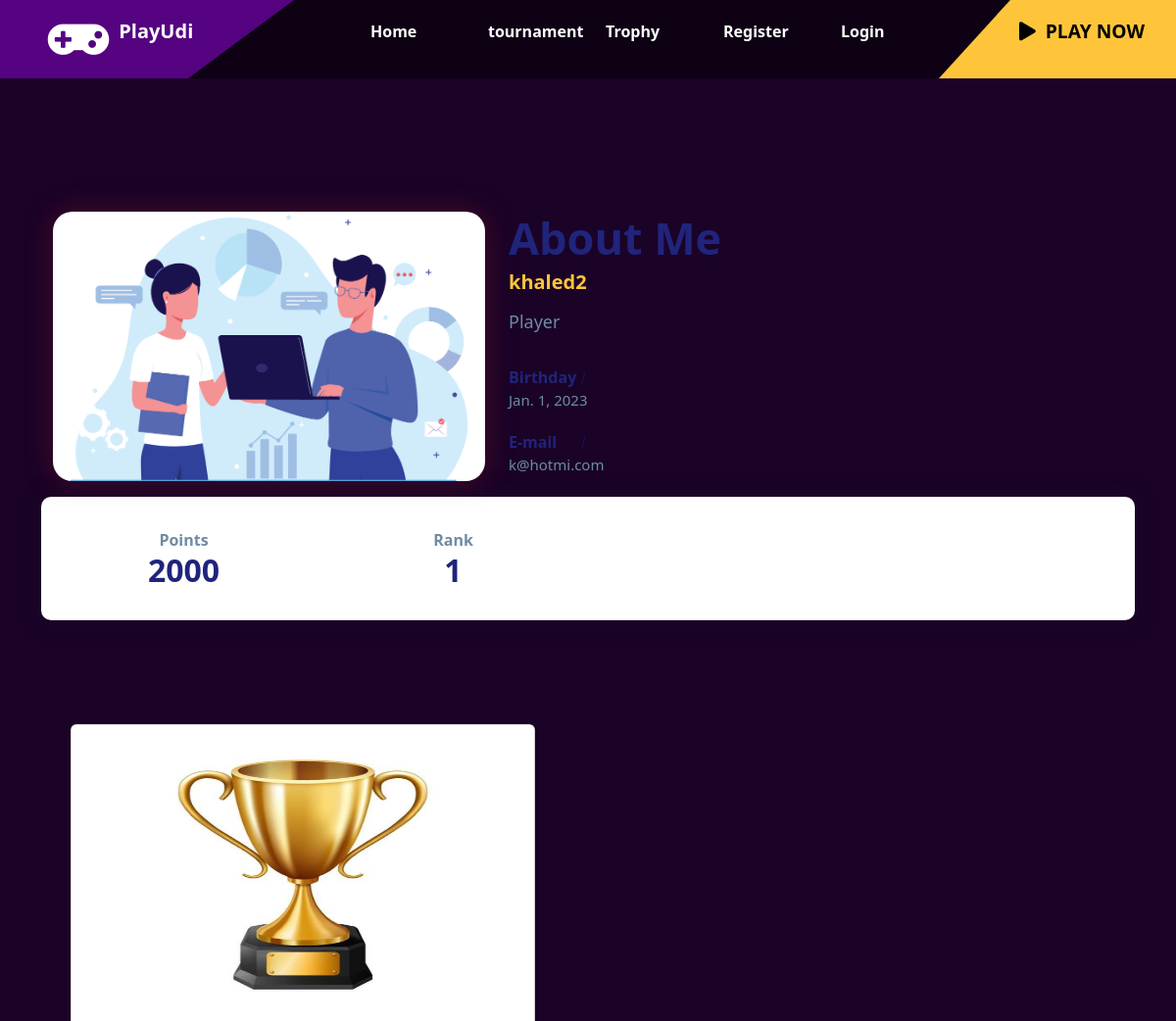
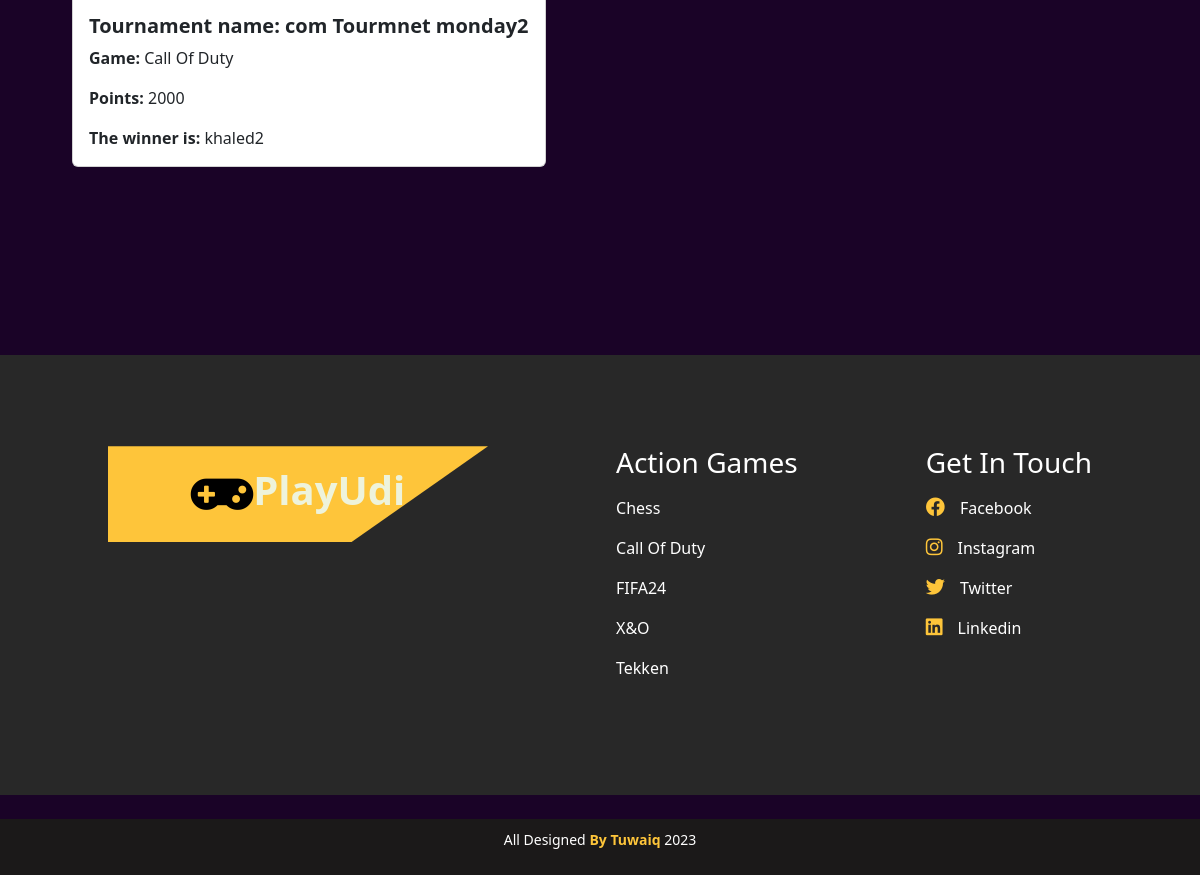
The page /accounts/profile/11/ on the database its author committed (2 pictures, top to bottom).
### tournament/models.py (models this page shows, shortened)
class Profile(models.Model):
    user_choices = (("1", "user"), ("2", "company"))
    user_ranks = (("nor", "Normal"),("pro", "Professional"), ('master', "Master"))
    user = models.OneToOneField(User, on_delete=models.CASCADE)
    bio=models.TextField(default="Player")
    birth_date = models.DateField(default="2000-10-10")
    avatar = models.ImageField(upload_to="images/", default="images/default.png")
    states = models.CharField(max_length=160,choices=user_choices, default="1")
    points = models.IntegerField(default=0)
    user_rank = models.CharField(max_length=160,choices=user_ranks, default="nor")

class Trophy(models.Model):
    winner = models.ForeignKey(Profile, on_delete=models.CASCADE, default=None)
    tournament = models.OneToOneField(Tournament, on_delete=models.CASCADE, default=None)
    points = models.IntegerField(default=0)

class Tournament(models.Model):
    user_choices = ((4, "4"), (8, "8"),(16,'16'),(32,'32'))
    user_choices_games = ((1, "Chess"), (2, "Takken"),(3,'x&o'),(4,'Call Of Duty'),(5,'FIFA24'))
    user_choices_trophy = ((100, "Bronze"), (200, "Sliver"),(300,'Gold'))
    name = models.CharField(max_length=100)
    description = models.CharField(max_length=2048, default="")
    number_of_players = models.IntegerField(choices=user_choices, default=1)
    game = models.IntegerField(choices=user_choices_games, default=1)
    trophy_for_tournament = models.IntegerField(choices=user_choices_trophy, default=100)
    owner = models.ForeignKey(Profile, on_delete=models.CASCADE, related_name='owned_tournaments')
    winner = models.ForeignKey(Profile, on_delete=models.CASCADE, related_name='won_tournament', null=True, blank=True, default=None)

### accounts/views.py (the view)
# urls.py: path('profile/<user_id>/', views.profile_page, name="profile_page"),
def profile_page(request:HttpRequest, user_id):
    profile = Profile.objects.get(user__id=user_id)
    trophies = Trophy.objects.filter(winner=profile)
    return render(request, "accounts/profile.html", {"profile" : profile, "trophies":trophies})

### accounts/templates/accounts/profile.html (shortened to what this page needs)
{% extends 'main/base.html' %}
{% block content %}
<div class="profileBody container ">
    <section class="sectionProfile about-section " id="about">
    <div class="container">
    <div class="row align-items-center flex-row">
        <div class="col-lg-5 py-3">
            <div class="about-avatar">
            <img class="imgProfile" src="{{profile.avatar.url}}" title="" alt="">
            </div>
            </div>
    <div class="col-lg-6">
    <div class="about-text go-to">
    <h3 class="dark-color">About Me</h3>
    <h6 class="theme-color lead">{{profile.user.username}} </h6>
    <p>{{profile.bio}} </p>
    <div class="row about-list">
    <div class="col-md-6">
    <div class="media">
    <label>Birthday</label>
    <p>{{profile.birth_date}}</p>
    </div>
    </div>
    </div>
    <div class="row about-list">
    <div class="col-md-6">
    <div class="media">
    <label>E-mail</label>
    <p>{{profile.user.email}}</p>
    </div>
</div>
    </div>
    </div>
    </div>
    </div>
    </div>
    <div class="counter">
    <div class="row">
    <div class="col-6 col-lg-3">
    <div class="count-data text-center">
      <p class="m-0px font-w-600">Points</p>
    <h6 class="count h2" data-to="500" data-speed="500">{{profile.points}}</h6>
    </div>
    </div>
    <div class="col-6 col-lg-3">
    <div class="count-data text-center">
      <p class="m-0px font-w-600">Rank</p>
    <h6 class="count h2" data-to="150" data-speed="150 {{ profile.user_rank }}">{{profile.get_user_rank_display}}</h6>
    </div>
    </div>
    </div>
    </div>
    <div class="profileDetails py-3 container">
        {% if profile.states == '1' %}
        <div class="row ds">
           {% for trophy in trophies %}
             <div class="col-6 col-lg-12 col-md-6" >
               <div class="card mb-5" >
                 {%if trophy.tournament.trophy_for_tournament >= 300%}<img src="/static/images/gold.jpg" width="100px" height="300px" class="card-img-top"> {%elif trophy.tournament.trophy_for_tournament >= 200%}<img src="/static/images/silver.jpg" width="100px" height="300px" class="card-img-top"> {%elif trophy.tournament.trophy_for_tournament < 200 %} <img src="/static/images/silverr.jpg" width="100px" height="300px" class="card-img-top">{%endif%}
                 <div class="card-body">
                   <h5 class="card-title"><strong>Tournament name:</strong> {{ trophy.tournament.name }}</h5>
                   <p class="card-text"><strong>Game:</strong> {{ trophy.tournament.get_game_display }}</p>
                   <p class="card-text"><strong>Points:</strong> {{ trophy.points }}</p>
                   <p class="card-text"><strong>The winner is:</strong> {{ trophy.winner.user.username }}</p>
            </div>
        {% endfor %}
        {% endif %}
    </div>
       </div>
        </div>
   </div>
</div>
{% endblock%}

### main/static/styles/stylee.css (style rules this page uses)
* { margin: 0; padding: 0; box-sizing: border-box; }
.profileDetails { display: flex; flex-direction: row; width: 100%; height: auto; margin-top: 90px; padding: 10px 30px; border-radius: 30px; }
.profileBody { color: #6F8BA4; margin-top:20px; }
.sectionProfile { padding: 100px 0; position: relative; }
.imgProfile { max-width: 100%; border-radius: 20px; box-shadow:0 0 30px rgb(197 40 40 / 26%); }
.imgProfile { vertical-align: middle; border-radius: 20px; border-style: none; }
.about-text h3 { font-size: 45px; font-weight: 700; margin: 0 0 6px; }
.about-text h6 { font-weight: 600; margin-bottom: 15px; }
.about-text p { font-size: 18px; max-width: 450px; }
.about-list { padding-top: 10px; }
.about-list .media { padding: 5px 0; }
.about-list label { color: #20247b; font-weight: 600; width: 88px; margin: 0; position: relative; }
.about-list label:after { content: ""; position: absolute; top: 0; bottom: 0; right: 11px; width: 1px; height: 12px; background: #20247b; -moz-transform: rotate(15deg); -o-transform: rotate(15deg); -ms-transform: rotate(15deg); -webkit-transform: rotate(15deg); transform: rotate(15deg); margin: auto; opacity: 0.5; }
.about-list p { margin: 0; font-size: 15px; }
.about-section .counter { padding: 22px 20px; background: #ffffff; border-radius: 10px; box-shadow: 0 0 30px rgba(31, 45, 61, 0.125); }
.about-section .counter .count-data { margin-top: 10px; margin-bottom: 10px; }
.about-section .counter .count { font-weight: 700; color: #20247b; margin: 0 0 5px; }
.about-section .counter p { font-weight: 600; margin: 0; }
.theme-color { color: #FEC53A; }
.dark-color { color: #20247b; }
:root { --color-body: #b6cbce; --color-heading: #eef3db; --color-base: #550381; --color-base2: hsl(300, 14%, 1%); --color-brand: #fec53a; --color-brand2: #fec53a; --sidbar-width: 240px; --font-base: "Bai Jamjuree"; }
h1,h2,h3,h4,h5,h6 { color: var(--color-heading); font-weight: 700; }

### rows shown on the page
Profile: avatar (placeholder picture), user.username "khaled2", bio "Player", birth_date "Jan. 1, 2023", user.email "k@hotmi.com", points "2000", user_rank "1"
Trophy: tournament.name "com Tourmnet monday2", tournament.game "Call Of Duty", points "2000", winner.user.username "khaled2"
